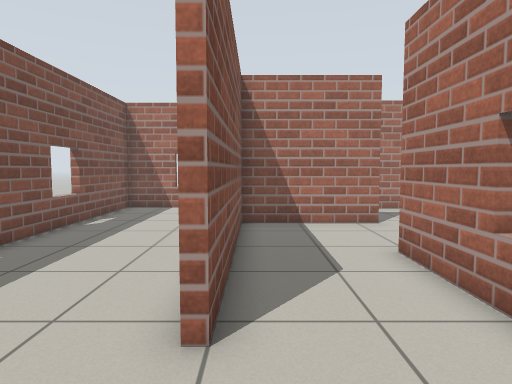
View 1 (above)

18 first-person views from a walk through a world built for the Gazebo simulator. The camera is 0.94 m above the floor, tilts 4° down and sees 75° across. The floor is counted in squares, 0.5 m on a side. Each view is taken from the middle of a square. On the plan, view 1 faces up. The plan holds only what a view shows up to about 17 squares ahead; the rest is blank.

View 2
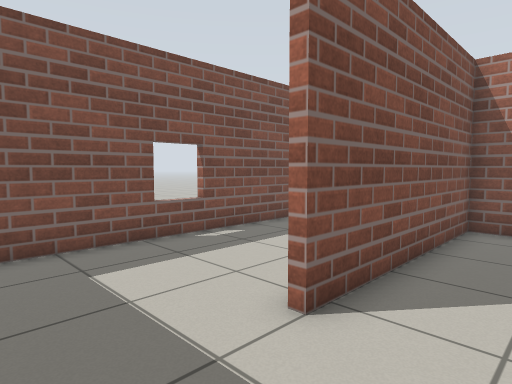

View 3
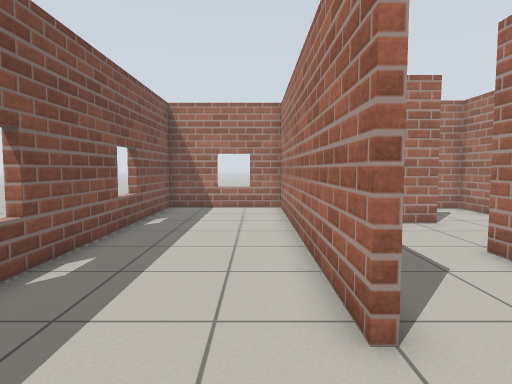

View 4
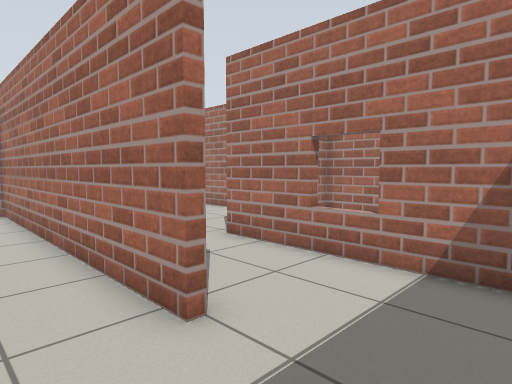

View 5
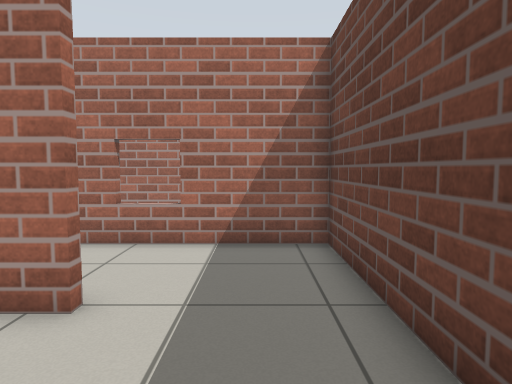

View 6
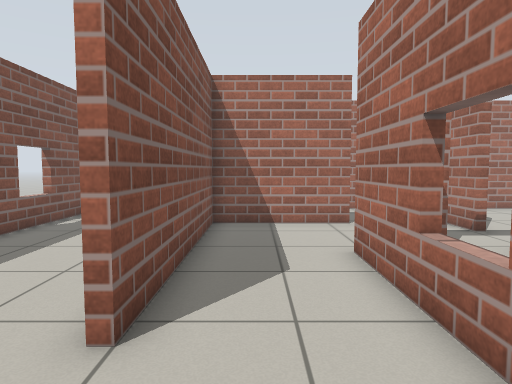

View 7
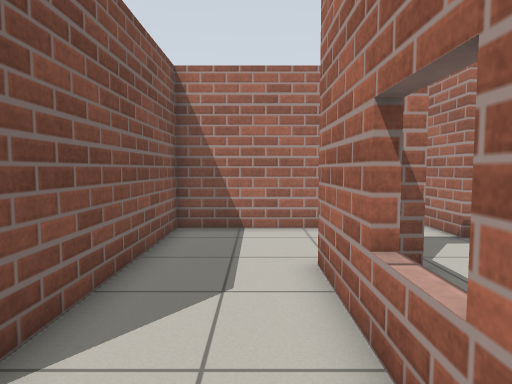

View 8
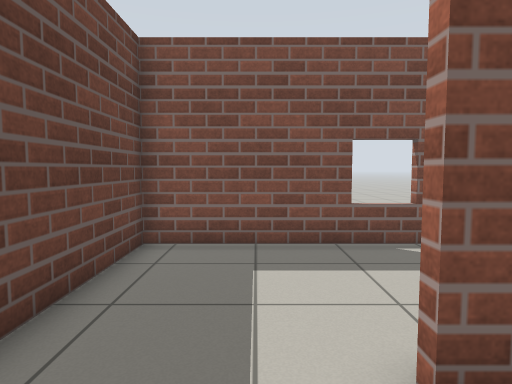

View 9
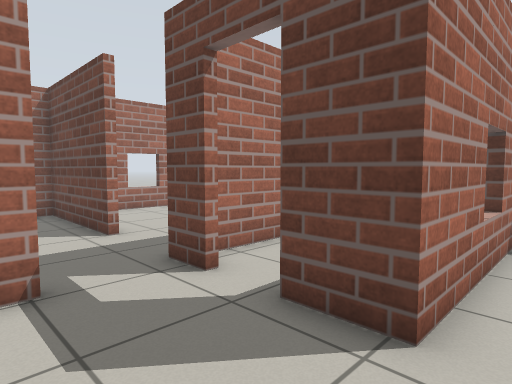

View 10
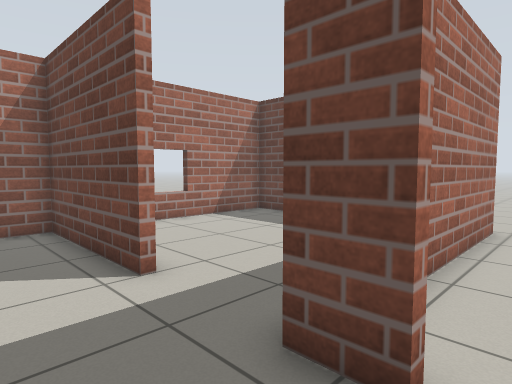

View 11
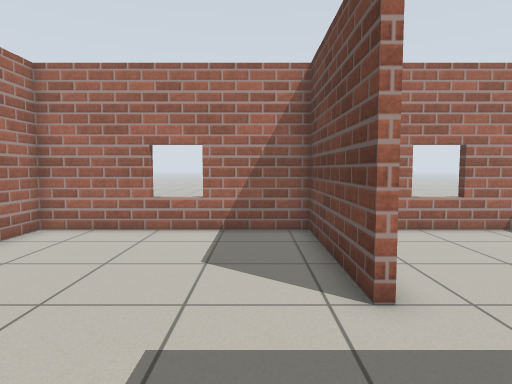

View 12
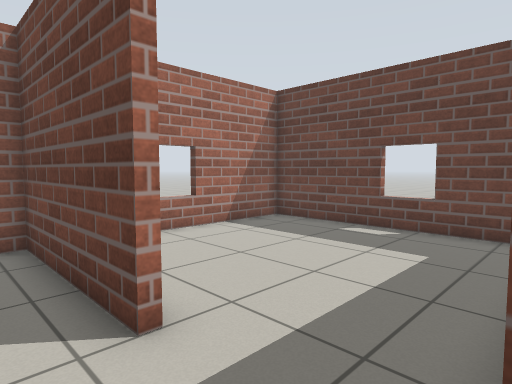

View 13
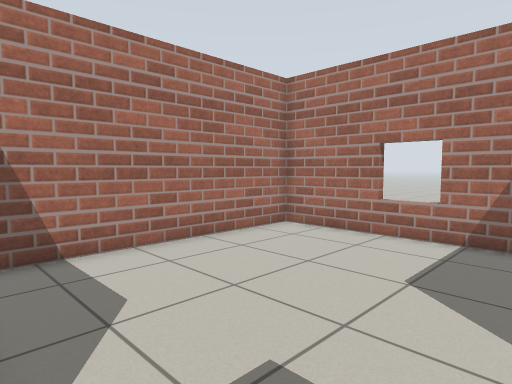

View 14
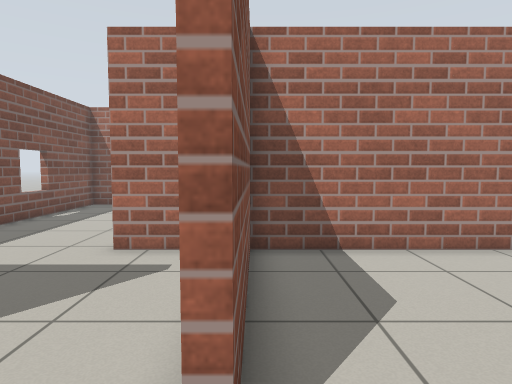

View 15
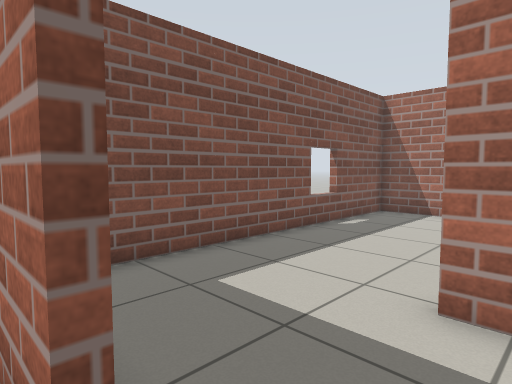

View 16
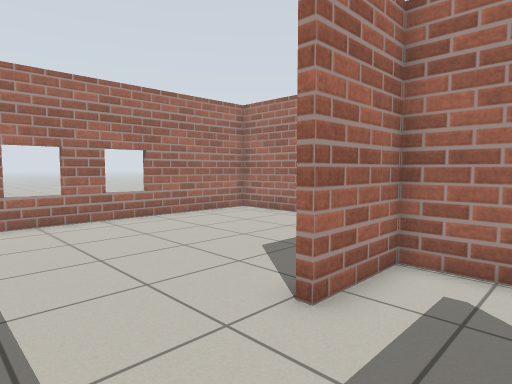

View 17
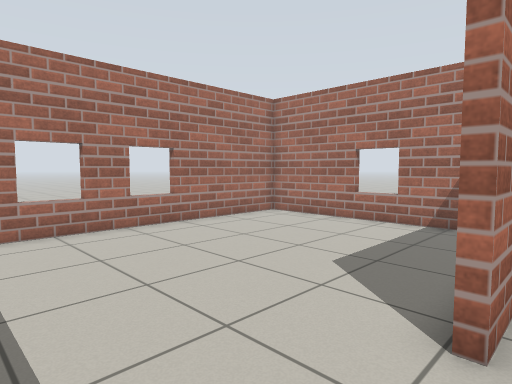

View 18
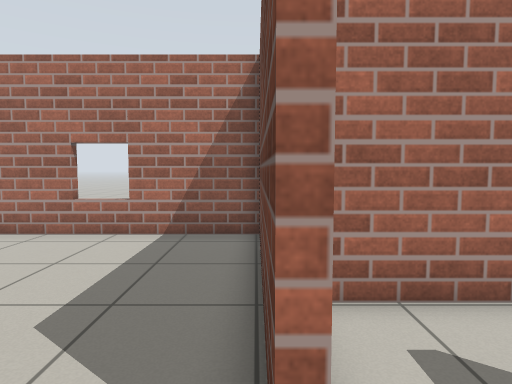

### Floor plan
Points are (right, up) in squares from view 1. A wall is a line through its corners. A room is listed if a view was taken in it or the views show most of it. See-through windows are left out.
Room 1 (views 1, 2, 6, 7, 8, 9)
walls: (-1.5, -0.8) (3.2, -0.8) (3.2, 7.4); (2.6, 11.4) (-0.5, 11.4) (-0.5, 3.4) (-0.8, 3.4)
ways out: opening at (-1, 1.5) to room 2; opening at (3.5, 9.5) to room 3
Room 2 (views 3, 4, 5)
walls: (-0.8, 3.4) (-0.8, 16.1) (-6.2, 16.1) (-6.2, -0.8) (-1.5, -0.8)
ways out: opening at (-1, 1.5) to room 1
Room 3 (views 10, 11, 15)
walls: (4.3, 11.4) (2.6, 11.4); (7.6, 9.9) (7.6, 11.4); (3.2, 7.4) (5.1, 7.4)
ways out: opening at (3.5, 9.5) to room 1; opening at (8, 8.5) to room 4; opening at (6, 12) to room 5; open door at (6, 7)
Room 4 (views 12, 13, 14)
walls: (11.4, 7.4) (17.1, 7.4) (17.1, 15.6) (7.9, 15.6) (7.9, 9.9) (7.6, 9.9); (6.9, 7.4) (8.3, 7.4)
ways out: opening at (8, 8.5) to room 3; opening at (10, 7) to room 7
Room 5 (views 16, 17)
walls: (7.6, 11.4) (7.6, 15.6) (4.7, 15.6); (-0.5, 15.5) (-0.5, 13.5)
ways out: opening at (6, 12) to room 3; opening at (2, 16) to room 6
Room 6 (view 18)
walls: (4.7, 15.6) (4.7, 15.9) (11.2, 15.9); (12.4, 15.9) (12.4, 25.3) (-0.5, 25.3) (-0.5, 15.5)
ways out: opening at (2, 16) to room 5
Room 7 (no view inside)
walls: (9.3, -1.3) (17.1, -1.3) (17.1, 4.8)
ways out: opening at (10, 7) to room 4

Positions as (right, up) in squares from view 1, and headings:
1: (0, 0), facing up
2: (2, 0), facing up-left
3: (-2, 0), facing up
4: (-3, 0), facing up-right
5: (-5, 1), facing right
6: (1, 0), facing up
7: (2, 1), facing up
8: (2, 2), facing left
9: (2, 11), facing down-right
10: (6, 10), facing down-right
11: (7, 9), facing right
12: (8, 9), facing down-right
13: (8, 8), facing up-right
14: (8, 8), facing up
15: (6, 11), facing up-left
16: (1, 13), facing up-right
17: (1, 15), facing up-right
18: (3, 16), facing right
